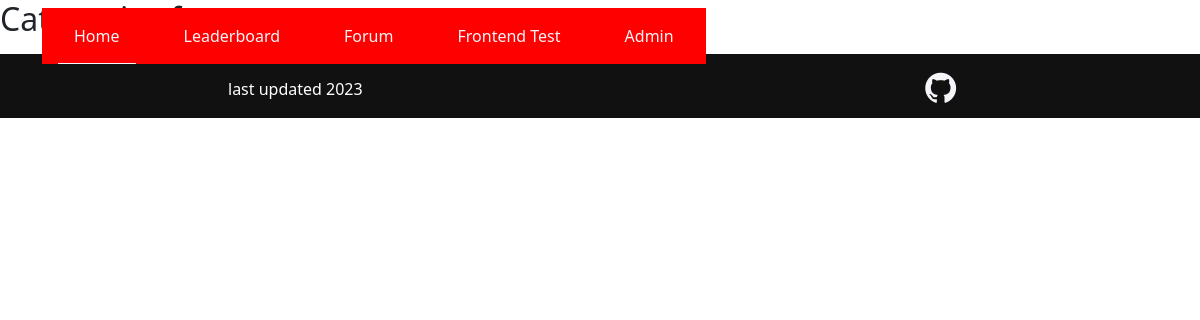
/forum/ERL/, run on an earlier commit of the app's database.
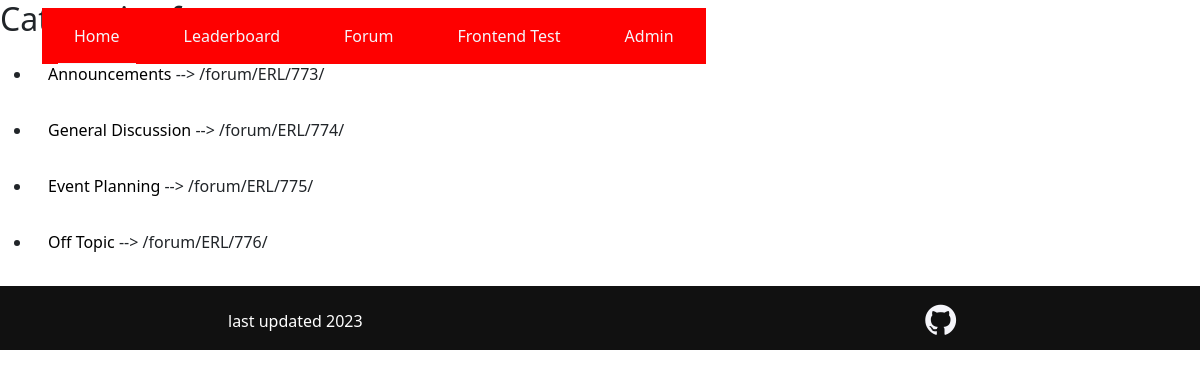
And on a later commit of the database.
### forum/models.py (models this page shows, shortened)
class Category(models.Model):
    name = models.CharField(max_length = 20)
    created_at = models.DateTimeField(auto_now_add=True)
    updated_at = models.DateTimeField(auto_now=True)
    neighbourhood = models.ForeignKey(Neighbourhood, on_delete=models.CASCADE)

### main/models.py (models this page shows, shortened)
class Neighbourhood(models.Model):
    code = models.CharField(max_length = 3, default="AAA")
    name = models.CharField(max_length = 40, default="DEFAULT")
    image = models.ImageField()
    sector = models.CharField(max_length=9, default="DEFAULT")
    created_at = models.DateTimeField(auto_now_add=True)
    updated_at = models.DateTimeField(auto_now=True)

### forum/views.py (the view)
class CategoryListView(ListView):
    model = Category
    def get_queryset(self):
        code = self.request.path
        code = code[:-1]
        code = code.rsplit('/', 1)[-1]
        self.neighbourhood = get_object_or_404(Neighbourhood, code=code)
        return Category.objects.filter(neighbourhood=self.neighbourhood)

### forum/templates/forum/category_list.html
{% extends "main/base.html" %}
{% block content %}
    <h2>Categories for {{ category.neighbourhood.code }}</h2>
    <ul>
        {% for category in category_list %}
            <li><a href="{{ category.id }}/">{{ category.name }}</a> --> /forum/{{ category.neighbourhood.code }}/{{ category.pk }}/</li>
        {% endfor %}
    </ul>
{% endblock %}

### main/templates/main/base.html (shortened to what this page needs)
{% load static %}
<!DOCTYPE html>
<html lang="en">
<html>
<head>
    <link rel="stylesheet" type="text/css" href="{% static 'css/base.css' %}">
    <link href="https://cdn.jsdelivr.net/npm/bootstrap@5.3.0/dist/css/bootstrap.min.css" rel="stylesheet"
 />
    <link rel="stylesheet" type="text/css" href="https://cdn.jsdelivr.net/npm/toastify-js/src/toastify.min.css">
</head>
<body>
    <header>
        <nav class="navbar navbar-expand-lg navbar-light fixed-top" aria-label="Eighth navbar example">
            <div class="container">
                <div class="navbar-collapse collapse" id="navbarsExample07">
                    <ul class="navbar-nav me-auto mb-2 mb-lg-0">
                        <li class="nav-item">
                            <a class="white-text home-anchor" href="/">Home</a>
                        </li>
                        <li class="nav-item">
                            <a class="white-text leaderboard-anchor" href="/results/">Leaderboard</a>
                        </li>
                        <li class="nav-item">
                            <a class="white-text forum-anchor" href="/forum/">Forum</a>
                        </li>
                        <li class="nav-item">
                            <a class="white-text frontend-anchor" href="/frontend/">Frontend Test</a>
                        </li>
                        <li class="nav-item">
                            <a class="white-text" href="/admin/">Admin</a>
                        </li>
                    </ul>
                </div>
            </div>
        </nav>
    </header>
    {% block content %}
    {% endblock %}
    {% include "main/footer.html"%}
</body>
</html>

### main/templates/main/footer.html
{% load static %}
{% block loadcss %}
<link rel="stylesheet" type="text/css" href="{% static 'css/style.css' %}">
<link rel="stylesheet" href="https://cdnjs.cloudflare.com/ajax/libs/font-awesome/4.7.0/css/font-awesome.min.css">
{% endblock %}
<section class="black-background" id="site-footer">
    <div class="container">
        <footer class="d-flex flex-wrap justify-content-center align-items-center">
            <div class="col-md-4 d-flex align-items-center">
                <span class="mb-3 mb-md-0 text-white">last updated 2023</span>
            </div>
            <ul class="nav col-md-4 justify-content-end list-unstyled d-flex">
                <li class="ms-3">
                    <a href="#"><i class="fa fa-github github-icon" style="font-size:36px"></i></a>
                </li>
            </ul>
        </footer>
    </div>
</section>

### main/static/css/base.css (style rules this page uses)
* { padding: 0; margin: 0; }
li { padding: 1rem; }
.nav-item { background-color: #fe0000; }
.white-text { color: #f5f5fa; text-decoration: none; padding: 1rem; }
.li-active { border-bottom: solid 1px #f5f5fa; }
.nav-item > a { box-shadow: inset 0 0 0 0 #0c0c0f; transition: color 0.3s ease-in-out, box-shadow 0.3s ease-in-out; }

### main/static/css/style.css (style rules this page uses)
li { padding: 1rem; }
li > a { color: black; text-decoration: none; }
.black-background { background-color: #111111; }
.white-text { color: #f5f5fa; text-decoration: none; padding: 1rem; }
.li-active { border-bottom: solid 1px #f5f5fa; }
.nav-item > a { box-shadow: inset 0 0 0 0 #0c0c0f; transition: color 0.3s ease-in-out, box-shadow 0.3s ease-in-out; }
#site-footer { height: 8vh; }
.github-icon { color: #f5f5fa; font-size: 36px; }

What changed in the data, as far as the page shows it:
added Category: name "Announcements", neighbourhood.code "ERL", pk "773"
added Category: name "General Discussion", neighbourhood.code "ERL", pk "774"
added Category: name "Event Planning", neighbourhood.code "ERL", pk "775"
added Category: name "Off Topic", neighbourhood.code "ERL", pk "776"
